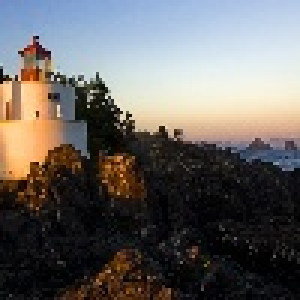
#> input picture Section 17 - Image and Video Processing/Batch Image Resizing/resized_samples/resized_Lighthouse.jpg, 100 x 100 px, given in place of the camera (shown 3 times larger)
$ python detector.py
#> lines starting #> are read from the running program, lines starting #| are printed output that depends on the picture
# Motion Detector App
# Functionalities:
# 1. Detects object motion through webcam feed
# 2. Time that object enters & exits frame is recorded and saved into 'records.csv'
# 3. TODO: Enter & exit times plotted on a graph for easy visualisation

import cv2, time, pandas
from datetime import datetime

# Reference frame of the background
first_frame = None
# Boolean list of motion detected
motion_list = [None, None]
# Lists of enter & exit times
enter_times = []
exit_times = []
# Dataframe for writing to CSV
df = pandas.DataFrame(columns=['Enter Time', 'Exit Time'])

video = cv2.VideoCapture(0)
# Delay to ensure webcam feed has been loaded, otherwise first_frame is all black
time.sleep(0.1)

while True:
    check, frame = video.read()
#> frame is the input picture: shape (100, 100, 3); mean B, G, R 98.7, 101, 104.4

    motion = False

    grey_frame = cv2.cvtColor(frame, cv2.COLOR_BGR2GRAY)
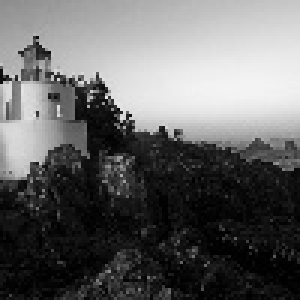
#> grey_frame: shape (100, 100) (shown 3 times larger); min 0, max 243, mean 101.7
    grey_frame = cv2.GaussianBlur(grey_frame, (25,25), 0)
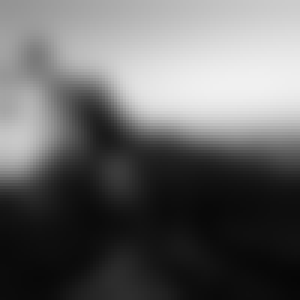
#> grey_frame: shape (100, 100) (shown 3 times larger); min 6, max 240, mean 101.8

    if first_frame is None:
        first_frame = grey_frame
        continue

    delta_frame = cv2.absdiff(first_frame, grey_frame)

    thresh_frame = cv2.threshold(delta_frame, 30, 255, cv2.THRESH_BINARY)[1]
    # Remove small black gaps from white areas in the threshold frame
    thresh_frame = cv2.dilate(thresh_frame, None, iterations=2)

    # Extract all contours from threshold frame
    (contours, _) = cv2.findContours(thresh_frame.copy(), cv2.RETR_EXTERNAL, cv2.CHAIN_APPROX_SIMPLE)

    for contour in contours:
        # Ignore smaller contours
        if cv2.contourArea(contour) < 40000:
            continue

        motion = True

        (x, y, w, h) = cv2.boundingRect(contour)
        cv2.rectangle(frame, (x,y), (x+w,y+h), (0,255,0), 2)

    motion_list.append(motion)

    # Object entered frame (no motion -> motion)
    if motion_list[-2] is False and motion_list[-1] is True:
        enter_times.append(datetime.now())
    # Object exited frame (motion -> no motion)
    elif motion_list[-2] is True and motion_list[-1] is False:
        exit_times.append(datetime.now())

    cv2.imshow('frame', frame)
    # [4 lines of commented-out code are left out]

    print(motion)

    # Exit loop on 'q' keypress
    if cv2.waitKey(1) & 0xFF == ord('q'):
        if motion is True:
            exit_times.append(datetime.now())
        break

video.release()
cv2.destroyAllWindows()

for enter_time, exit_time in zip(enter_times, exit_times):
    df = df.append({'Enter Time': enter_time, 'Exit Time': exit_time}, ignore_index=True)

df.to_csv('Section 18 - Motion Detector App/records.csv')
print("Save successful!")

$ run again, on Section 17 - Image and Video Processing/Batch Image Resizing/resized_samples/resized_galaxy.jpg
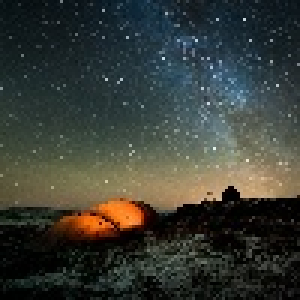
#> input picture Section 17 - Image and Video Processing/Batch Image Resizing/resized_samples/resized_galaxy.jpg, 100 x 100 px, given in place of the camera (shown 3 times larger)
#> frame is the input picture: shape (100, 100, 3); mean B, G, R 53.5, 60.2, 56.6
#> `grey_frame = cv2.cvtColor(frame, cv2.COLOR_BGR2GRAY)`:
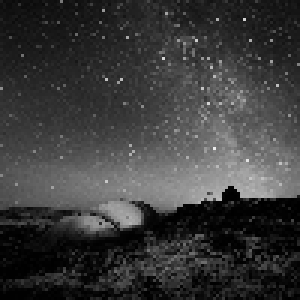
#> grey_frame: shape (100, 100) (shown 3 times larger); min 0, max 236, mean 58.3
#> `grey_frame = cv2.GaussianBlur(grey_frame, (25,25), 0)`:
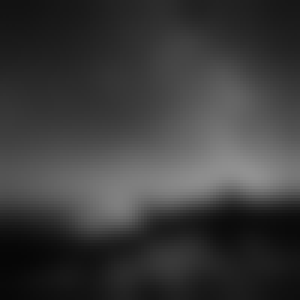
#> grey_frame: shape (100, 100) (shown 3 times larger); min 6, max 145, mean 58.4
